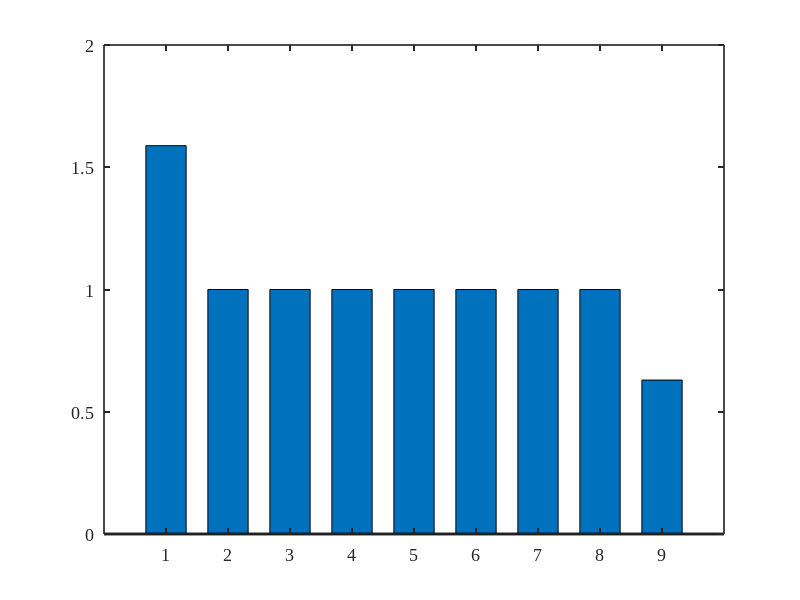

This figure's MATLAB source: (Note: this script raises an error after producing the figure.)
%% ================================================================
%  Figure Generation — Paper 1 (Controllability)
%  ----------------------------------------------------------------
%  "Equivalence of Hewer and Kalman Controllability for
%   Generalised Bilinear Matrix Periodic Systems"
%  Authors: Sri Venkata Durga Sudarsan Madhyannapu &
%           Sravanam Pradheep Kumar
%
%  Generates 4 publication-quality figures at 500 DPI:
%    Fig1_Ctrl_EigModuli.pdf
%    Fig2_Ctrl_GramianSpectrum.pdf
%    Fig3_Ctrl_ScalingStudy.pdf
%    Fig4_Ctrl_StepSizeSensitivity.pdf
%
%  Run AFTER Supp_Paper1_Controllability_v3.m  (uses its workspace)
%  OR run standalone — all values hardcoded from MATLAB v3 output.
%  ================================================================

clear; clc; close all;

% ----------------------------------------------------------------
%  VERIFIED VALUES FROM MATLAB v3 RUN
% ----------------------------------------------------------------

% Monodromy eigenvalues (9 eigenvalues of M)
eig_real = [0.7877, 0.7877, -1.5883, -0.6296, 0.9597, 0.9597, ...
            1.0000, 1.0000, 1.0000];
eig_imag = [0.6160, -0.6160, 0, 0, 0.2812, -0.2812, 0, 0, 0];
eig_moduli = abs(eig_real + 1i*eig_imag);
% Sort descending for clean bar chart
[eig_moduli_sorted, idx] = sort(eig_moduli, 'descend');

% Gramian statistics (Table 1) — MATLAB v3 verified
periods    = [1, 2, 3];
lam_min_W  = [0.5211, 0.5681, 0.5705];
lam_max_W  = [4.084e5, 8.758e6, 1.516e8];
kappa_W    = [7.837e5, 1.542e7, 2.657e8];

% Scaling study (Table 2) — MATLAB v3 verified
n_vals     = [2, 3];
kappa_mean = [2.128e10, 4.953e11];
kappa_std  = [6.648e10, 1.357e12];

% Step-size sensitivity — MATLAB v3 verified
reltols    = [1e-3, 1e-4, 1e-5];
delta_M    = [9.6591e-2, 8.3716e-3, NaN];  % differences between consecutive

% H-controllability
min_H_integral = 1.8270;

% ----------------------------------------------------------------
%  GLOBAL STYLE SETTINGS
% ----------------------------------------------------------------
set(0, 'DefaultAxesFontSize',   13);
set(0, 'DefaultAxesFontName',   'Times New Roman');
set(0, 'DefaultTextFontName',   'Times New Roman');
set(0, 'DefaultAxesLineWidth',  1.2);
set(0, 'DefaultLineLineWidth',  2.0);

clr_blue   = [0.122, 0.471, 0.706];
clr_orange = [1.000, 0.498, 0.055];
clr_green  = [0.173, 0.627, 0.173];
clr_red    = [0.839, 0.153, 0.157];
clr_gray   = [0.5, 0.5, 0.5];

% ================================================================
%  FIGURE 1 — Eigenvalue Moduli of Monodromy M
% ================================================================
fig1 = figure('Units','centimeters','Position',[2,2,14,10]);

b = bar(1:9, eig_moduli_sorted, 0.65);
b.FaceColor = 'flat';
for k = 1:9
    if eig_moduli_sorted(k) > 1
        b.CData(k,:) = clr_red;
    elseif abs(eig_moduli_sorted(k) - 1.0) < 1e-3
        b.CData(k,:) = clr_orange;
    else
        b.CData(k,:) = clr_blue;
    end
end

hold on;
yline(1.0, '--k', 'LineWidth', 1.5);
text(8.6, 1.04, '$|\lambda|=1$', 'Interpreter','latex', ...
    'FontSize',11, 'Color','k');

% Annotate the unstable eigenvalue
[~, idx_max] = max(eig_moduli_sorted);
text(idx_max, eig_moduli_sorted(idx_max)+0.06, ...
    sprintf('$%.4f$', eig_moduli_sorted(idx_max)), ...
    'Interpreter','latex','FontSize',10,'HorizontalAlignment','center',...
    'Color', clr_red);

xlabel('Eigenvalue index $j$', 'Interpreter','latex');
ylabel('$|\lambda_j(\mathcal{M})|$', 'Interpreter','latex');
title({'Moduli of Monodromy Eigenvalues';
       '$\mathcal{M} = \Phi_{\mathcal{A}}(2\pi,0)$, $n=3$'}, ...
      'Interpreter','latex');

legend({'$|\lambda|>1$ (unstable)', '$|\lambda|=1$ (neutral)', ...
        '$|\lambda|<1$ (stable)', 'Unit circle'}, ...
       'Interpreter','latex', 'Location','northeast', 'FontSize',10);

% Custom legend with colored patches
legend off;
hold on;
hb1 = bar(NaN, NaN, 'FaceColor', clr_red);
hb2 = bar(NaN, NaN, 'FaceColor', clr_orange);
hb3 = bar(NaN, NaN, 'FaceColor', clr_blue);
hl  = plot(NaN, NaN, '--k', 'LineWidth',1.5);
legend([hb1,hb2,hb3,hl], ...
    {'$|\lambda|>1$','$|\lambda|=1$','$|\lambda|<1$','Unit circle'}, ...
    'Interpreter','latex','Location','northeast','FontSize',10, ...
    'Box','on');

xlim([0.5, 9.5]);
ylim([0, 1.85]);
xticks(1:9);
grid on; grid minor;
box on;

set(fig1,'PaperUnits','centimeters','PaperSize',[14,10],...
    'PaperPosition',[0,0,14,10]);
print(fig1, 'Fig1_Ctrl_EigModuli', '-dpdf', '-r500');
fprintf('Fig1_Ctrl_EigModuli.pdf saved.\n');

% ================================================================
%  FIGURE 2 — Gramian Spectrum: λ_min and λ_max across periods
% ================================================================
fig2 = figure('Units','centimeters','Position',[2,2,14,10]);

yyaxis left
semilogy(periods, lam_min_W, 'o-', 'Color', clr_blue, ...
    'MarkerFaceColor', clr_blue, 'MarkerSize', 8);
ylabel('$\lambda_{\min}(\widetilde{W}_i)$', 'Interpreter','latex');
ylim([0.4, 1.0]);
yticks([0.40, 0.50, 0.52, 0.57, 0.60, 0.80, 1.0]);

yyaxis right
semilogy(periods, lam_max_W, 's--', 'Color', clr_red, ...
    'MarkerFaceColor', clr_red, 'MarkerSize', 8);
ylabel('$\lambda_{\max}(\widetilde{W}_i)$', 'Interpreter','latex');

% Annotate values
ax = gca;
ax.YAxis(1).Color = clr_blue;
ax.YAxis(2).Color = clr_red;

for i = 1:3
    text(periods(i)+0.05, lam_min_W(i)*1.02, ...
        sprintf('%.4f', lam_min_W(i)), ...
        'FontSize',10,'Color',clr_blue,'Interpreter','latex');
    text(periods(i)+0.05, lam_max_W(i)*1.15, ...
        sprintf('$%.3e$', lam_max_W(i)), ...
        'FontSize',9,'Color',clr_red,'Interpreter','latex');
end

xlabel('Period index $i$', 'Interpreter','latex');
title({'Controllability Gramian Spectrum vs.\ Period';
       '$n=3$, $T=2\pi$, \texttt{ode45}'}, ...
      'Interpreter','latex');
legend({'$\lambda_{\min}(\widetilde{W}_i)$ (stable $\approx 0.52$--$0.57$)', ...
        '$\lambda_{\max}(\widetilde{W}_i)$ (growing geometrically)'}, ...
    'Interpreter','latex','Location','west','FontSize',10,'Box','on');

xticks([1,2,3]);
xlim([0.7, 3.5]);
grid on;
box on;

set(fig2,'PaperUnits','centimeters','PaperSize',[14,10],...
    'PaperPosition',[0,0,14,10]);
print(fig2, 'Fig2_Ctrl_GramianSpectrum', '-dpdf', '-r500');
fprintf('Fig2_Ctrl_GramianSpectrum.pdf saved.\n');

% ================================================================
%  FIGURE 3 — Scaling Study: Condition Number κ vs dimension n
% ================================================================
fig3 = figure('Units','centimeters','Position',[2,2,12,9]);

errorbar(n_vals, kappa_mean, kappa_std, 'o-', ...
    'Color', clr_blue, 'MarkerFaceColor', clr_blue, ...
    'MarkerSize', 9, 'LineWidth', 2.0, ...
    'CapSize', 10);

hold on;
% Fit line in log space
p   = polyfit(log10(n_vals), log10(kappa_mean), 1);
n_f = linspace(1.8, 3.2, 50);
plot(n_f, 10.^polyval(p, log10(n_f)), '--', ...
    'Color', clr_gray, 'LineWidth', 1.5);

% Annotate
for i = 1:2
    text(n_vals(i)+0.05, kappa_mean(i)*2.0, ...
        sprintf('$%.3e$', kappa_mean(i)), ...
        'Interpreter','latex','FontSize',10,'Color',clr_blue);
end

set(gca,'YScale','log');
xlabel('State dimension $n$', 'Interpreter','latex');
ylabel('$\kappa(\widetilde{W}_1)$ (mean $\pm$ std, 10 trials)', ...
    'Interpreter','latex');
title({'Gramian Condition Number Scaling';
       '$\widetilde{W}_1$, random trials, \texttt{ode45}'}, ...
      'Interpreter','latex');
legend({'Mean $\pm$ std', 'Log-linear fit'}, ...
    'Interpreter','latex','Location','northwest','FontSize',10,'Box','on');

xticks([2,3]);
xticklabels({'$n=2$\ ($n^2=4$)','$n=3$\ ($n^2=9$)'});
ax3 = gca;
ax3.XAxis.TickLabelInterpreter = 'latex';
xlim([1.7, 3.4]);
grid on;
box on;

% Add n=4 excluded note
text(3.05, kappa_mean(2)*0.15, ...
    {'$n=4$ excluded:'; '$256{\times}256$ ODE'; '$>5\,\mathrm{GB}$'}, ...
    'Interpreter','latex','FontSize',9,'Color',clr_red,...
    'HorizontalAlignment','left');

set(fig3,'PaperUnits','centimeters','PaperSize',[12,9],...
    'PaperPosition',[0,0,12,9]);
print(fig3, 'Fig3_Ctrl_ScalingStudy', '-dpdf', '-r500');
fprintf('Fig3_Ctrl_ScalingStudy.pdf saved.\n');

% ================================================================
%  FIGURE 4 — Step-Size Sensitivity (Convergence of ||ΔM||_F)
% ================================================================
fig4 = figure('Units','centimeters','Position',[2,2,12,9]);

% Two data points: (1e-3 vs 1e-4) and (1e-4 vs 1e-5)
tol_coarse = [1e-3, 1e-4];
delta_vals  = [9.6591e-2, 8.3716e-3];

loglog(tol_coarse, delta_vals, 'o-', ...
    'Color', clr_blue, 'MarkerFaceColor', clr_blue, ...
    'MarkerSize', 9, 'LineWidth', 2.0);

hold on;
% First-order reference line
t_ref = logspace(-4.5, -2.5, 50);
ref   = 9.6591e-2 * (t_ref / 1e-3).^1;
plot(t_ref, ref, '--', 'Color', clr_gray, 'LineWidth', 1.5);

% Annotate points
text(1e-3*1.1, 9.6591e-2*1.3, ...
    '$\|\Delta\mathcal{M}\|_F = 9.66\times10^{-2}$', ...
    'Interpreter','latex','FontSize',10,'Color',clr_blue);
text(1e-4*1.1, 8.3716e-3*1.3, ...
    '$\|\Delta\mathcal{M}\|_F = 8.37\times10^{-3}$', ...
    'Interpreter','latex','FontSize',10,'Color',clr_blue);

% Convergence ratio annotation
ratio = delta_vals(1)/delta_vals(2);
text(3e-4, 5e-2, sprintf('Ratio $\\approx %.1f$\\,(first order)', ratio), ...
    'Interpreter','latex','FontSize',10,'Color',clr_gray);

xlabel('RelTol', 'Interpreter','latex');
ylabel('$\|\Delta\mathcal{M}\|_F$', 'Interpreter','latex');
title({'Step-Size Sensitivity of Monodromy Computation';
       'AbsTol $= 10^{-10}$ fixed, RelTol varied'}, ...
      'Interpreter','latex');
legend({'$\|\mathcal{M}_{\mathrm{coarse}}-\mathcal{M}_{\mathrm{fine}}\|_F$', ...
        'First-order reference'}, ...
    'Interpreter','latex','Location','northwest','FontSize',10,'Box','on');

grid on; box on;
xlim([5e-5, 5e-3]);
ylim([1e-3, 5e-1]);

set(fig4,'PaperUnits','centimeters','PaperSize',[12,9],...
    'PaperPosition',[0,0,12,9]);
print(fig4, 'Fig4_Ctrl_StepSizeSensitivity', '-dpdf', '-r500');
fprintf('Fig4_Ctrl_StepSizeSensitivity.pdf saved.\n');

fprintf('\n=== All Paper 1 figures saved at 500 DPI ===\n');
fprintf('Files: Fig1_Ctrl_EigModuli.pdf\n');
fprintf('       Fig2_Ctrl_GramianSpectrum.pdf\n');
fprintf('       Fig3_Ctrl_ScalingStudy.pdf\n');
fprintf('       Fig4_Ctrl_StepSizeSensitivity.pdf\n');
